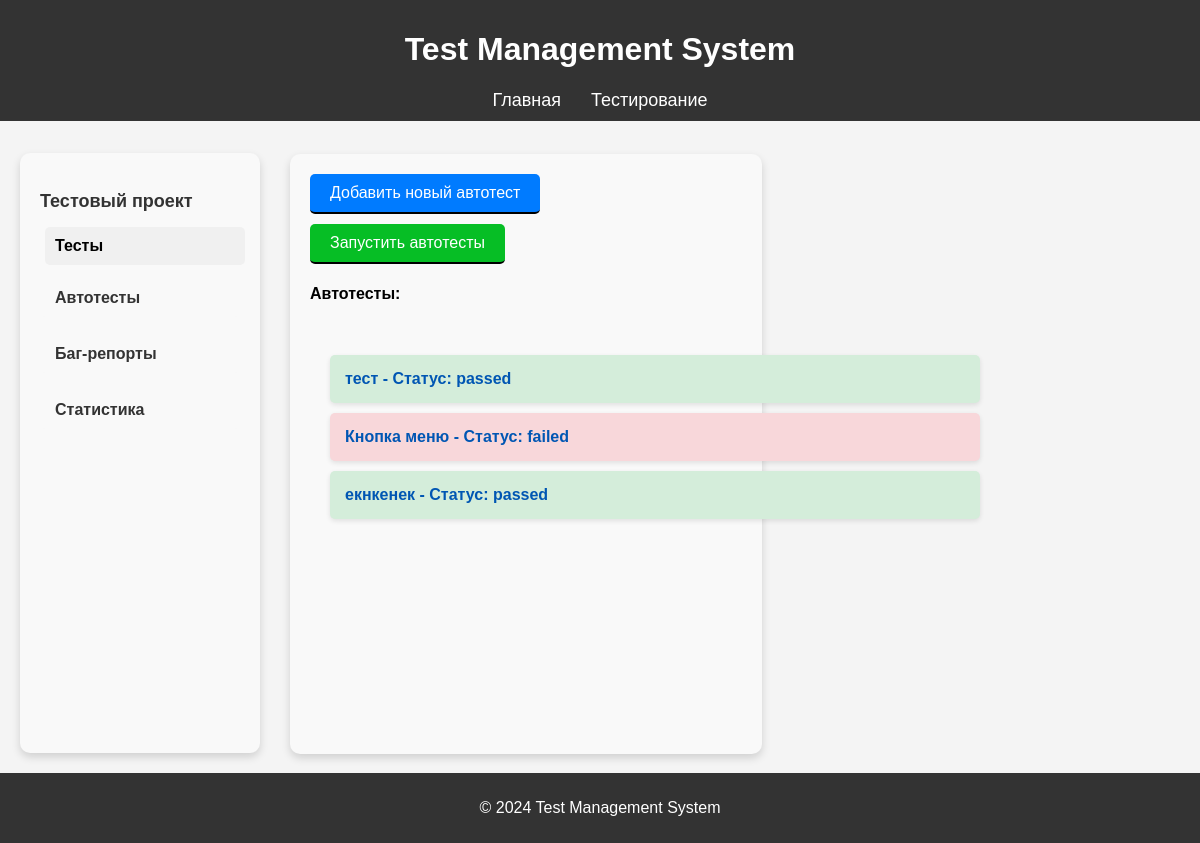
Page /testing/auto_tests/ on the committed database.
### testing/models.py (models this page shows, shortened)
class AutoTest(models.Model):
    name = models.CharField(max_length=200)
    description = models.TextField()
    test_file = models.FileField(upload_to='test_files/')
    creation_date = models.DateTimeField(auto_now_add=True)
    updated_at = models.DateTimeField(auto_now=True)
    last_run_date = models.DateTimeField(null=True, blank=True)
    status = models.CharField(max_length=50, choices=[
        ('passed', 'Успешно'),
        ('failed', 'Провален'),
        ('not_run', 'Не запущен'),
    ], default='not_run')

### testing/views.py (the view)
# urls.py: path('auto_tests/', auto_test_list, name='auto_test_list'),
def auto_test_list(request):
    auto_test = AutoTest.objects.all()
    filter_type = request.GET.get('filter')
    if filter_type == 'id-sort':
        id_sort = request.GET.get('id-sort')
        if id_sort == 'asc':
            auto_tests = auto_tests.order_by('id')
        elif id_sort == 'desc':
            auto_tests = auto_tests.order_by('-id')
    elif filter_type == 'name':
        name = request.GET.get('name')
        if name:
            auto_tests = auto_tests.filter(name__icontains=name)
    elif filter_type == 'status':
        status = request.GET.get('status')
        if status:
            auto_tests = auto_tests.filter(status=status)
    return render(request, 'testing/auto_test_list.html', {'auto_test': auto_test})

### testing/templates/testing/auto_test_list.html
{% extends 'testing/base.html' %}
{% block content %}
{% include 'testing/sidebar_content.html' %}
<div class="check-list-container">
    <a href="{% url 'testing:auto_test_create' %}" class="create-checklist-button">Добавить новый автотест</a>
    <a href="{% url 'testing:runall_autotests' %}" class="run_autotest-button">Запустить автотесты</a>
    <h4>Автотесты:</h4>
    <div class="created-checklist">
        {% for auto_test in auto_test %}
        <a href="{% url 'testing:auto_test_detail' auto_test.id %}" class="checklist-link">
            <div class="checklist-item {% if auto_test.status == 'not_tested' %}not-tested{% elif auto_test.status == 'passed' %}passed{% elif auto_test.status == 'failed' %}failed{% endif %}">
                <strong>{{ auto_test.name }} - Статус: {{ auto_test.status }}</strong>
            </div>
        </a>
        {% endfor %}
    </div>
</div>
{% endblock %}

### testing/static/css/style.css (style rules this page uses)
html, body { height: 100%; margin: 0; padding: 0; display: flex; flex-direction: column; font-family: Arial, sans-serif; background-color: #f4f4f4; }
a { color: #06c; }
.passed { background-color: #d4edda; color: #155724; }
.failed { background-color: #f8d7da; color: #721c24; }

### testing/static/css/checkstyle.css (style rules this page uses)
.check-list-container { display: flex; flex-direction: column; align-items: flex-start; width: 36%; padding: 20px; box-shadow: 0 2px 5px rgba(0,0,0,0.1); margin-left: 250px; height: 70vh; background-color: #f9f9f9; position: absolute; top: 0; margin-top: 154px; border-radius: 10px; box-shadow: 0 4px 8px rgba(0, 0, 0, 0.15); }
.create-checklist-button { padding: 10px 20px; background-color: #007bff; color: white; border: none; cursor: pointer; text-decoration: none; border-radius: 5px; margin-right: 100px; border-bottom: 2px solid #000000; }
.created-checklist { padding: 20px; max-height: 70vh; overflow-y: auto; direction: rtl; }
.checklist-item { padding: 15px; background-color: #ffffff; color: #333; border-radius: 5px; box-shadow: 0 2px 5px rgba(0, 0, 0, 0.1); transition: background-color 0.3s, color 0.3s; direction: ltr; width: 620px; word-wrap: break-word; }
.checklist-link { display: block; text-decoration: none; margin: 10px 0; }
.checklist-item strong { font-size: 16px; color: #0056b3; }
.passed { background-color: #d4edda; color: #155724; }
.failed { background-color: #f8d7da; color: #721c24; }

### testing/static/css/autotest.css (style rules this page uses)
.run_autotest-button { padding: 10px 20px; background-color: #06be25; color: white; border: none; margin-top: 10px; cursor: pointer; text-decoration: none; border-radius: 5px; border-bottom: 2px solid #000000; }

### rows in the picture
AutoTest: name "тест", status "passed"
AutoTest: name "Кнопка меню", status "failed"
AutoTest: name "екнкенек", status "passed"
